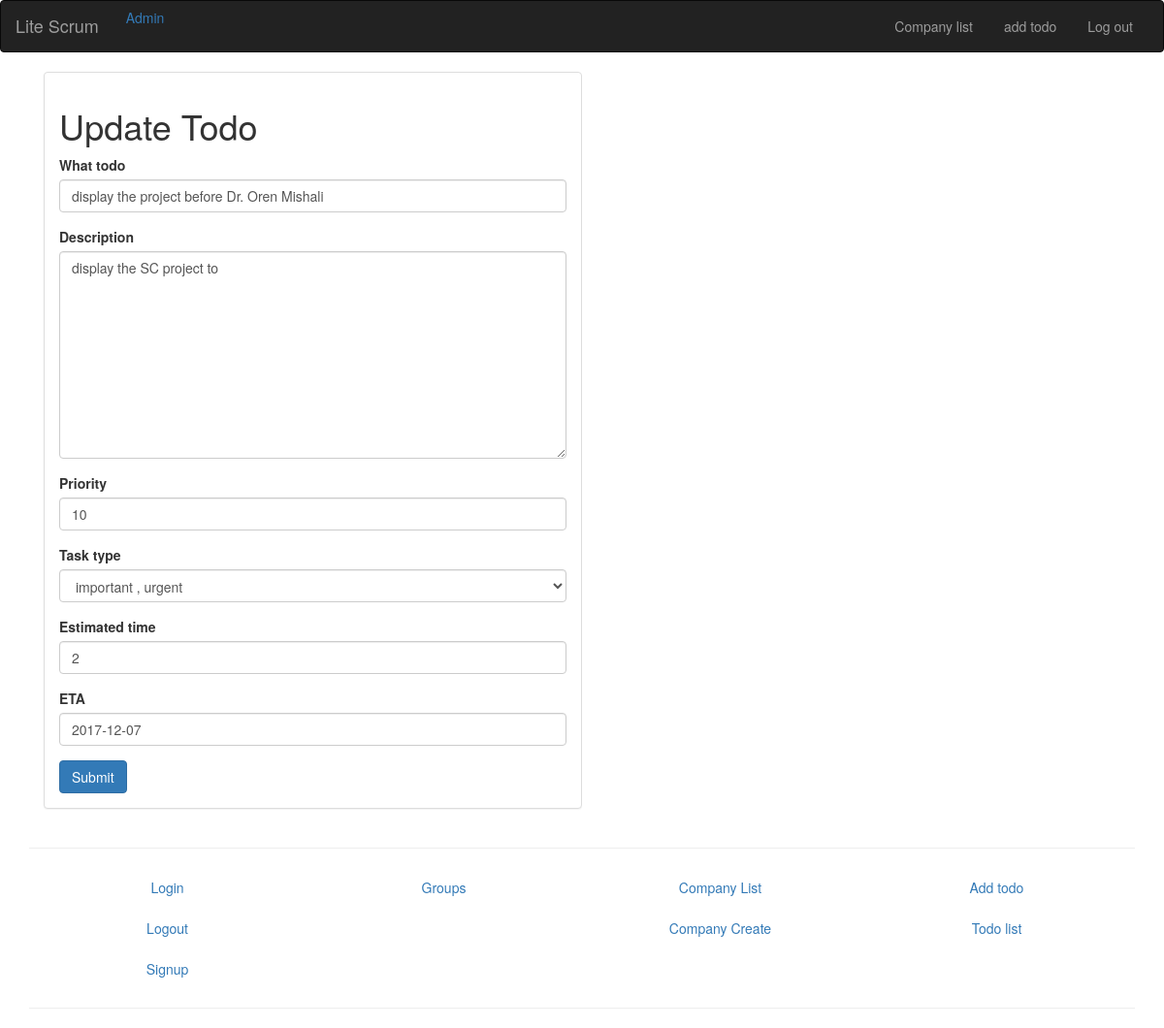
/todo/update/1/ (signed in), run on the app's committed database.
### todo/models.py (models this page shows, shortened)
class Todo(models.Model):
    user = models.ForeignKey(User)
    name = models.CharField(max_length=50, verbose_name="what todo")
    priority = models.IntegerField(validators=[MaxValueValidator(10), MinValueValidator(0)],
                                   default=5)
    description = models.TextField(default='', blank=True)
    task_type = models.ForeignKey(CoveyMatrix, related_name="logcovmat")
    estimated_time = models.IntegerField(validators=[MinValueValidator(0)],null=True,blank=True)
    ETA = models.DateField(null=True,blank=True)
    presentage_complete = models.IntegerField(
        validators=[MaxValueValidator(100), MinValueValidator(0)], verbose_name="%completed", default=0)
    update = models.DateTimeField(auto_now=True, auto_now_add=False)
    timestamp = models.DateTimeField(auto_now=False, auto_now_add=True
                                     , verbose_name='assign at')
    task_completed = models.BooleanField(default=False, verbose_name="completed")
    class Meta:
        ordering = ['priority', 'timestamp']

### covey/models.py (models this page shows)
class CoveyMatrix(models.Model):
    name = models.CharField(max_length=30)
    def __str__(self):
        return "{}".format(self.name)
    class Meta:
        unique_together = ('name',)

### todo/views.py (the view)
# urls.py: url(r'^update/(?P<pk>\d+)/$',views.TodoUpdateView.as_view(),name='update'),
class TodoUpdateView(UpdateView):
    fields = ("name",'description','priority','task_type','estimated_time','ETA')
    model = models.Todo

### todo/templates/todo/todo_form.html (shortened to what this page needs)
{% extends "todo/todo_base.html" %}
{% load bootstrap3 %}
{% block cont %}
{% include 'section_start.html' %}
    <h1>
  {% if not form.instance.pk %}
  Create Todo
  {% else %}
  Update Todo
  {% endif %}
</h1>
  <form method="POST">
    {% bootstrap_form form %}
    <input type="submit" class='btn btn-primary' value="Submit">
  </form>
{% include 'section_end.html' %}
{% endblock %}

### data on the page
Todo: name "display the project before Dr. Oren Mishali", description "display the SC project to", priority "10", task_type "important , urgent", estimated_time "2", ETA "2017-12-07"
